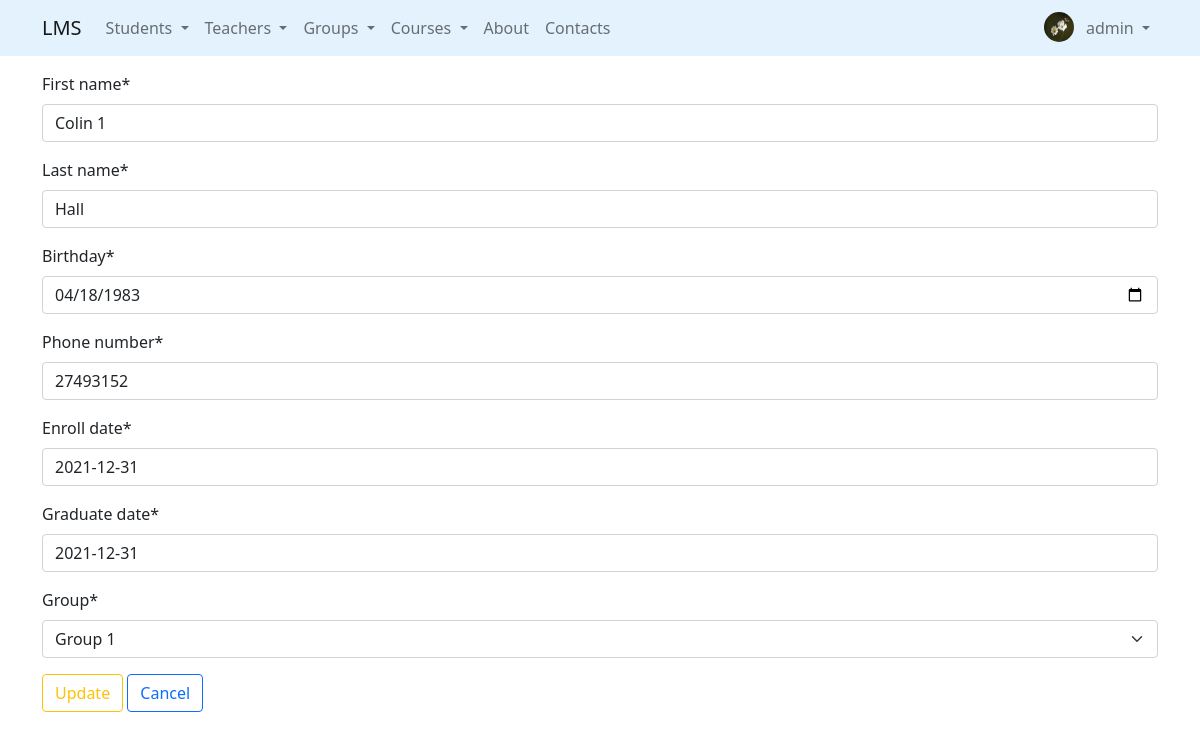
The page /students/update/19/ (signed in) on the database its author committed.
### accounts/models.py (models this page shows, shortened)
class Profile(models.Model):
    user = models.OneToOneField(to=User, on_delete=models.CASCADE, related_name='profile')
    birthday = models.DateField(null=True, blank=True)
    city = models.CharField(max_length=50, null=True, blank=True)
    avatar = models.ImageField(null=True, blank=True, default='default.png', upload_to='avatars/')

### students/models.py (models this page shows, shortened)
class Students(Person):
    phone_number = models.CharField(
        max_length=20,
        default='',
    )
    enroll_date = models.DateField(default=datetime.date.today)
    graduate_date = models.DateField(default=datetime.date.today)
    group = models.ForeignKey(
        Group,
        on_delete=models.SET_NULL,
        null=True,
        related_name='students'
    )

### students/views.py (the view, shortened to what this page needs)
# urls.py: path('update/<int:ppk>/', StudentUpdateView.as_view(), name='update'),  # U
class StudentUpdateView(LoginRequiredMixin, UpdateView):
    model = Students
    form_class = StudentUpdateForm
    success_url = reverse_lazy('students:list')
    template_name = 'students/update.html'
    pk_url_kwarg = 'ppk'

### students/forms.py
class StudentUpdateForm(StudentBaseForm):
    class Meta(StudentBaseForm.Meta):
        exclude = ['age']

### core/context_processors.py (called while the page is built)
def get_params(request):
    params = request.GET
    if 'page' in params:
        params = copy(params)
        del params['page']
    return {'get_params': f'&{params.urlencode()}' if params else ''}

### groups/models.py (called while the page is built)
    def __str__(self):
        return self.group_name

### students/templates/students/update.html (shortened to what this page needs)
{% extends 'base.html' %}
{% load crispy_forms_tags %}
{% block content %}
    <form method="post">
        {{ form | crispy }}
        <input class="btn btn-outline-warning" type="submit" value="Update">
        <a class="btn btn-outline-primary" href="{% url 'students:list' %}">Cancel</a>
    </form>
{% endblock %}

### templates/includes/navbar.html (shortened to what this page needs)
<nav class="navbar fixed-top navbar-expand-lg navbar-light"
     style="background-color: #e3f2fd;">
    <div class="container">
        <a class="navbar-brand" href="{% url 'index' %}">LMS</a>
        <div class="collapse navbar-collapse" id="navbarSupportedContent">
            <ul class="navbar-nav me-auto mb-2 mb-lg-0">
                {% if user.is_authenticated %}
                <li class="nav-item dropdown">
                    <a class="nav-link dropdown-toggle" href="#" id="navbarDropdown" role="button"
                       data-bs-toggle="dropdown"
                       aria-expanded="false">
                        Students
                    </a>
                </li>
                <li class="nav-item dropdown">
                    <a class="nav-link dropdown-toggle" href="#" id="navbarDropdown" role="button"
                       data-bs-toggle="dropdown"
                       aria-expanded="false">
                        Teachers
                    </a>
                </li>
                <li class="nav-item dropdown">
                    <a class="nav-link dropdown-toggle" href="#" id="navbarDropdown" role="button"
                       data-bs-toggle="dropdown"
                       aria-expanded="false">
                        Groups
                    </a>
                </li>
                <li class="nav-item dropdown">
                    <a class="nav-link dropdown-toggle" href="#" id="navbarDropdown" role="button"
                       data-bs-toggle="dropdown"
                       aria-expanded="false">
                        Courses
                    </a>
                </li>
                <li class="nav-item">
                    <a class="nav-link" href="/about">About</a>
                </li>
                <li class="nav-item">
                    <a class="nav-link" href="/contacts">Contacts</a>
                </li>
                {% endif %}
            </ul>
            <div class="d-flex">
                <ul class="navbar-nav me-auto mb-2 mb-lg-0">
                    {% if user.is_authenticated %}
                    <li class="nav-item">
                          <img class="rounded-circle m-1" src="{{ user.profile.avatar.url }}" width="30" height="30" alt="Avatar">
                    </li>
                    {% endif %}
                    <li class="nav-item dropdown">
                        <a class="nav-link dropdown-toggle" href="#" id="navbarDropdown" role="button"
                           data-bs-toggle="dropdown"
                           aria-expanded="false">
                            {% if user.is_authenticated %}
                            {{ user.username }}
                            {% else %}
                            Account
                            {% endif %}
                        </a>
                    </li>
                </ul>
            </div>
        </div>
    </div>
</nav>

### rows shown on the page
Students: first_name "Colin 1", last_name "Hall", birthday "04/18/1983", phone_number "27493152", enroll_date "2021-12-31", graduate_date "2021-12-31", group "Group 1"

### other values the page prints
{{ user.username }} "admin"
